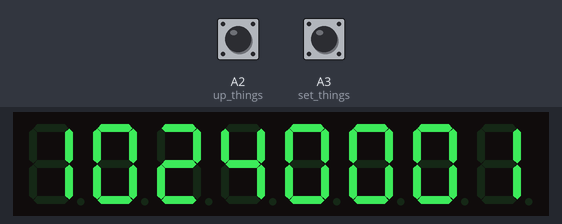
Bench run of a sketch on a simulated Arduino Uno, built with avr-gcc and run on an emulated ATmega328P. Parts: 8-digit seven-segment display. Inputs (shaded band) come from the test bench; at power-on: A2 (up_things) LOW, A3 (set_things) LOW. The local clock reads 2024-03-15 10:24:30 at power-on unless the sketch sets it.

Above: at 1.2 s.
1.3 s: A2 (up_things) pulled HIGH for 0.15 s
At 2.8 s:
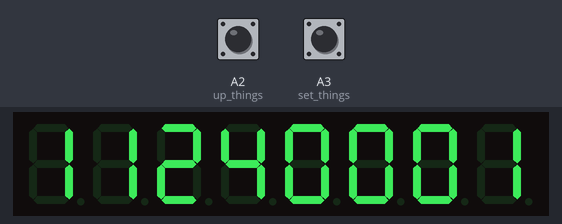
3.5 s: A3 (set_things) pulled HIGH for 0.15 s
At 4.4 s:
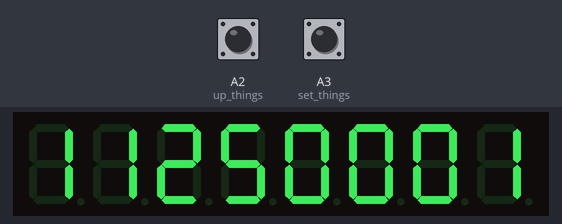
5.5 s: A2 (up_things) pulled HIGH for 1 s
At 7.9 s:
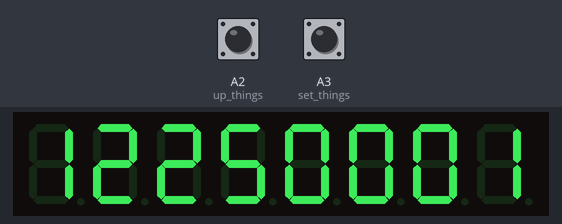
8.5 s: A3 (set_things) pulled HIGH for 1 s
At 31.1 s:
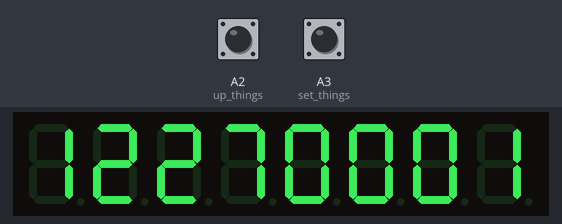
Timing chart, 0 to 31.5 s (numbered marks = the images above; inputs shaded):
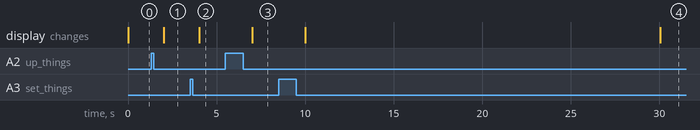

The sketch:

other_aladeogo.ino
```cpp
#include <Wire.h>
#include <RTC.h>

static DS1307 RTC;
#include "SevSeg.h"
SevSeg sevseg; //Instantiate a seven segment controller object

#include <dhtnew.h>

DHTNEW mySensor(0);

unsigned long set_times = millis(), timer = millis(), blink_time = millis(), up_times = millis();
int set_things = A3, up_things = A2, which_one = 0, UP = 0, pressed = 0;
bool bt = true;
String dh, hr, mi;

String SDIGIT;

void setup() {
  RTC.begin();

  byte numDigits = 8;
  byte digitPins[] = {12, 13, 11, 10, 9, 8, 6, 7};
  byte segmentPins[] = {3, 4, A0, A1, 1, 2, 5};
  bool resistorsOnSegments = false; // 'false' means resistors are on digit pins
  byte hardwareConfig = COMMON_CATHODE; // See README.md for options
  bool updateWithDelays = false; // Default 'false' is Recommended
  bool leadingZeros = false; // Use 'true' if you'd like to keep the leading zeros
  bool disableDecPoint = true; // Use 'true' if your decimal point doesn't exist or isn't connected

  sevseg.begin(hardwareConfig, numDigits, digitPins, segmentPins, resistorsOnSegments,
               updateWithDelays, leadingZeros, disableDecPoint);
  sevseg.setBrightness(90);

  pinMode(set_things, INPUT);
  pinMode(up_things, INPUT);

  RTC.setHourMode(CLOCK_H24);
  RTC.setDateTime(__DATE__, __TIME__);
}

void loop() {

  if (millis() > timer) {
    timer = millis() + 1000;
    getAndDisplay();
    SDIGIT = hr + mi + dh + "C";
    sevseg.setNumber(SDIGIT.toInt());
  }
  sevseg.refreshDisplay();

  if (digitalRead(up_things) == HIGH) {
    pressed = 0;
    while (digitalRead(up_things) == HIGH) {
      if (digitalRead(set_things) == HIGH) {
        while (digitalRead(set_things) == HIGH) {
          sevseg.refreshDisplay();
        }
        pressed = 1;
        UP = RTC.getHours() - 1;
        if (UP < 0) {
          UP = 23;
        }
        RTC.setHours(UP);
      }
      if (millis() > timer) {
        timer = millis() + 1000;
        getAndDisplay();
        SDIGIT = hr + mi + dh + "C";
        sevseg.setNumber(SDIGIT.toInt());
      }
      sevseg.refreshDisplay();
    }
    if (pressed == 0) {
      UP = RTC.getHours() + 1;
      if (UP > 23) {
        UP = 0;
      }
      RTC.setHours(UP);
    }
  }
  if (digitalRead(set_things) == HIGH) {
    pressed = 0;
    while (digitalRead(set_things) == HIGH) {
      if (digitalRead(up_things) == HIGH) {
        while (digitalRead(up_things) == HIGH) {
          sevseg.refreshDisplay();
        }
        pressed = 1;
        UP = RTC.getMinutes() - 1;
        if (UP < 0) {
          UP = 59;
        }
        RTC.setMinutes(UP);
      }
      if (millis() > timer) {
        timer = millis() + 1000;
        getAndDisplay();
        SDIGIT = hr + mi + dh + "C";
        sevseg.setNumber(SDIGIT.toInt());
      }
      sevseg.refreshDisplay();
    }
    if (pressed == 0) {
      UP = RTC.getMinutes() + 1;
      if (UP > 59) {
        UP = 0;
      }
      RTC.setMinutes(UP);
    }
  }
}


void getAndDisplay() {
  dh = String ((mySensor.getTemperature(), 1));
  hr = String (RTC.getHours());
  mi = String (RTC.getMinutes());
  if (dh == "0" || isnan((mySensor.getTemperature(), 1))) {
    dh = "0000";
  }
  else if (dh.toInt() < 10) {
    dh = "000" + dh;
  }
  else if (dh.toInt() < 100) {
    dh = "00" + dh;
  }
  else if (dh.toInt() < 1000) {
    dh = "0" + dh;
  }
  if (hr == "0") {
    hr = "00";
  }
  else if (hr.toInt() < 10) {
    hr = "0" + hr;
  }
  if (mi == "0") {
    mi = "00";
  }
  else if (mi.toInt() < 10) {
    mi = "0" + mi;
  }
}
```

Measured:
- after the input at 1.3 s, the display: changes after 0.71 s (image 1)
- after the input at 3.5 s, the display: changes after 0.51 s (image 2)
- after the input at 5.5 s, the display: changes after 1.5 s (image 3)
